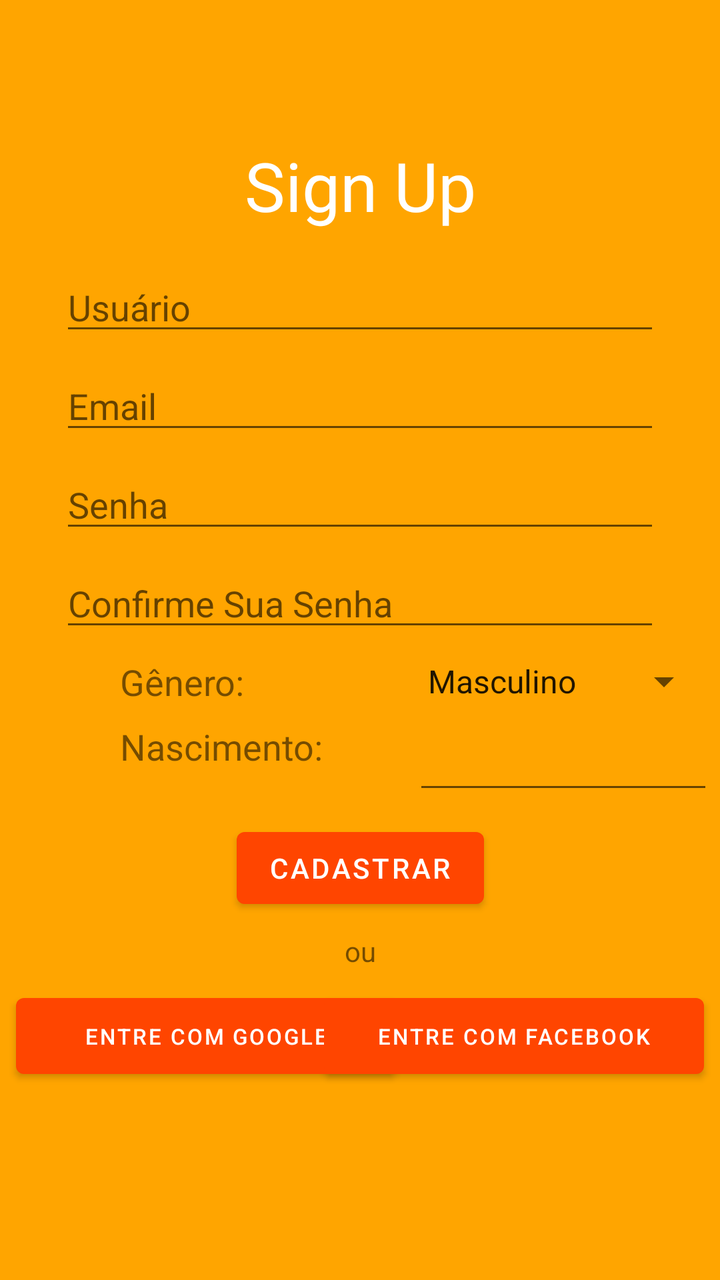
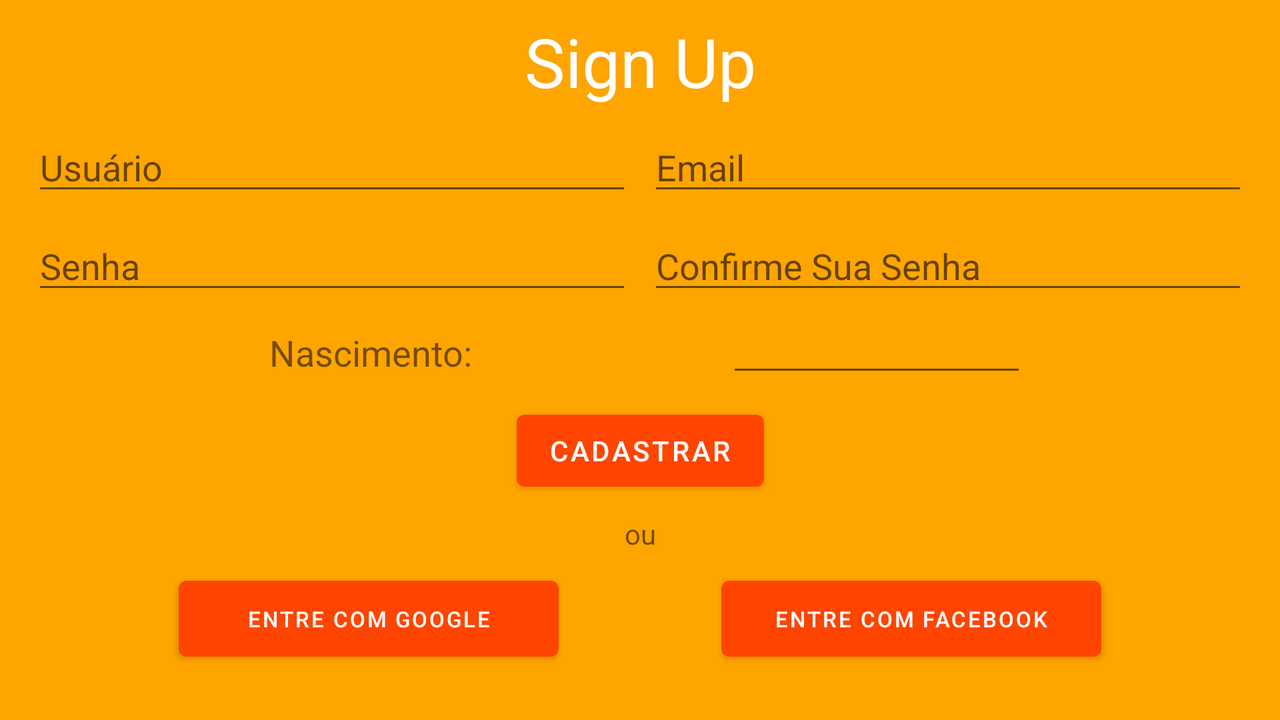

The same Android screen from two of the app's own layout files: first res/layout/ as a phone draws it, then the repository's variant for another configuration, drawn on a device whose configuration selects that folder. Both files follow.
<!-- AndroidManifest.xml: application theme Theme.Kaio -->
<!-- res/layout/activity_sign_up.xml -->
<?xml version="1.0" encoding="utf-8"?>
<androidx.constraintlayout.widget.ConstraintLayout xmlns:android="http://schemas.android.com/apk/res/android"
    xmlns:app="http://schemas.android.com/apk/res-auto"
    xmlns:tools="http://schemas.android.com/tools"
    android:layout_width="match_parent"
    android:layout_height="match_parent"
    android:background="#FFA500"
    tools:context=".SignUpActivity">

    <TextView
        android:id="@+id/textView3"
        android:layout_width="wrap_content"
        android:layout_height="wrap_content"
        android:layout_marginLeft="8dp"
        android:layout_marginTop="70dp"
        android:layout_marginRight="8dp"
        android:text="Sign Up"
        android:textColor="@color/white"
        android:textSize="34sp"
        app:layout_constraintLeft_toLeftOf="parent"
        app:layout_constraintRight_toRightOf="parent"
        app:layout_constraintTop_toTopOf="parent" />

    <EditText
        android:id="@+id/editTextTextPersonName2"
        android:layout_width="300dp"
        android:layout_height="wrap_content"
        android:layout_marginStart="8dp"
        android:layout_marginLeft="8dp"
        android:layout_marginTop="16dp"
        android:layout_marginEnd="8dp"
        android:layout_marginRight="8dp"
        android:ems="10"
        android:hint="Usuário"
        android:inputType="textPersonName"
        app:layout_constraintEnd_toEndOf="parent"
        app:layout_constraintStart_toStartOf="parent"
        app:layout_constraintTop_toBottomOf="@+id/textView3" />

    <EditText
        android:id="@+id/editTextTextEmailAddress3"
        android:layout_width="300dp"
        android:layout_height="wrap_content"
        android:layout_marginStart="8dp"
        android:layout_marginLeft="8dp"
        android:layout_marginTop="8dp"
        android:layout_marginEnd="8dp"
        android:layout_marginRight="8dp"
        android:ems="10"
        android:hint="Email"
        android:inputType="textEmailAddress"
        app:layout_constraintEnd_toEndOf="parent"
        app:layout_constraintStart_toStartOf="parent"
        app:layout_constraintTop_toBottomOf="@+id/editTextTextPersonName2" />

    <EditText
        android:id="@+id/editTextTextPassword2"
        android:layout_width="300dp"
        android:layout_height="wrap_content"
        android:layout_marginStart="8dp"
        android:layout_marginLeft="8dp"
        android:layout_marginTop="8dp"
        android:layout_marginEnd="8dp"
        android:layout_marginRight="8dp"
        android:ems="10"
        android:hint="Senha"
        android:inputType="textPassword"
        app:layout_constraintEnd_toEndOf="parent"
        app:layout_constraintStart_toStartOf="parent"
        app:layout_constraintTop_toBottomOf="@+id/editTextTextEmailAddress3" />

    <EditText
        android:id="@+id/editTextTextPassword3"
        android:layout_width="300dp"
        android:layout_height="wrap_content"
        android:layout_marginStart="8dp"
        android:layout_marginLeft="8dp"
        android:layout_marginTop="8dp"
        android:layout_marginEnd="8dp"
        android:layout_marginRight="8dp"
        android:ems="10"
        android:hint="Confirme Sua Senha"
        android:inputType="textPassword"
        app:layout_constraintEnd_toEndOf="parent"
        app:layout_constraintStart_toStartOf="parent"
        app:layout_constraintTop_toBottomOf="@+id/editTextTextPassword2" />

    <TextView
        android:id="@+id/textView4"
        android:layout_width="wrap_content"
        android:layout_height="wrap_content"
        android:layout_marginStart="60dp"
        android:layout_marginLeft="60dp"
        android:layout_marginTop="8dp"
        android:text="Nascimento:"
        android:textSize="18sp"
        app:layout_constraintStart_toStartOf="parent"
        app:layout_constraintTop_toBottomOf="@+id/textView6" />

    <TextView
        android:id="@+id/textView6"
        android:layout_width="126dp"
        android:layout_height="wrap_content"
        android:layout_marginStart="60dp"
        android:layout_marginLeft="60dp"
        android:layout_marginTop="8dp"
        android:text="Gênero:"
        android:textSize="18sp"
        app:layout_constraintStart_toStartOf="parent"
        app:layout_constraintTop_toBottomOf="@+id/editTextTextPassword3" />

    <Spinner
        android:id="@+id/spinner"
        android:layout_width="150dp"
        android:layout_height="wrap_content"
        android:layout_marginStart="20dp"
        android:layout_marginLeft="20dp"
        android:layout_marginTop="8dp"
        android:entries="@array/spinner_gereno"
        app:layout_constraintStart_toEndOf="@+id/textView6"
        app:layout_constraintTop_toBottomOf="@+id/editTextTextPassword3" />

    <Button
        android:id="@+id/btnCadastrarUp"
        android:layout_width="wrap_content"
        android:layout_height="wrap_content"
        android:layout_marginStart="8dp"
        android:layout_marginLeft="8dp"
        android:layout_marginTop="8dp"
        android:layout_marginEnd="8dp"
        android:layout_marginRight="8dp"
        android:text="Cadastrar"
        android:textColor="@color/white"
        app:layout_constraintEnd_toEndOf="parent"
        app:layout_constraintStart_toStartOf="parent"
        app:layout_constraintTop_toBottomOf="@+id/editTextDate" />

    <Button
        android:id="@+id/button4"
        android:layout_width="190dp"
        android:layout_height="50dp"
        android:layout_marginStart="8dp"
        android:layout_marginLeft="8dp"
        android:layout_marginTop="8dp"
        android:text="Entre com Google"
        android:textColor="@color/white"
        android:textSize="11sp"
        app:layout_constraintStart_toStartOf="parent"
        app:layout_constraintTop_toBottomOf="@+id/textView7" />

    <Button
        android:id="@+id/button5"
        android:layout_width="190dp"
        android:layout_height="50dp"
        android:layout_marginTop="8dp"
        android:layout_marginEnd="8dp"
        android:layout_marginRight="8dp"
        android:text="Entre com Facebook"
        android:textColor="@color/white"
        android:textSize="11sp"
        app:layout_constraintEnd_toEndOf="parent"
        app:layout_constraintTop_toBottomOf="@+id/textView7" />

    <TextView
        android:id="@+id/textView7"
        android:layout_width="wrap_content"
        android:layout_height="wrap_content"
        android:layout_marginStart="8dp"
        android:layout_marginLeft="8dp"
        android:layout_marginTop="8dp"
        android:layout_marginEnd="8dp"
        android:layout_marginRight="8dp"
        android:text="ou"
        app:layout_constraintEnd_toEndOf="parent"
        app:layout_constraintStart_toStartOf="parent"
        app:layout_constraintTop_toBottomOf="@+id/btnCadastrarUp" />

    <EditText
        android:id="@+id/editTextDate"
        android:layout_width="150dp"
        android:layout_height="wrap_content"
        android:layout_marginStart="45dp"
        android:layout_marginLeft="45dp"
        android:layout_marginTop="8dp"
        android:ems="10"
        android:inputType="date"
        app:layout_constraintStart_toEndOf="@+id/textView4"
        app:layout_constraintTop_toBottomOf="@+id/spinner" />

</androidx.constraintlayout.widget.ConstraintLayout>
<!-- resources referenced by this layout -->
<resources>
  <string-array name="spinner_gereno">
          <item>Masculino</item>
          <item>Feminino</item>
          <item>Prefiro não dizer</item>
      </string-array>
  <color name="white">#FFFFFFFF</color>
  <style name="Theme.Kaio" parent="Theme.MaterialComponents.DayNight.DarkActionBar">
          
          <item name="colorPrimary">@color/purple_500</item>
          <item name="colorPrimaryVariant">@color/purple_700</item>
          <item name="colorOnPrimary">@color/white</item>
          
          <item name="colorSecondary">@color/teal_200</item>
          <item name="colorSecondaryVariant">@color/teal_700</item>
          <item name="colorOnSecondary">@color/black</item>
          
          <item name="android:statusBarColor" tools:targetApi="l">?attr/colorPrimaryVariant</item>
          
      </style>
  <color name="purple_500">#FF4500</color>
  <color name="purple_700">#FF3700B3</color>
  <color name="teal_200">#FF03DAC5</color>
  <color name="teal_700">#FF018786</color>
  <color name="black">#000000</color>
</resources>
<!-- res/layout-land/activity_sign_up.xml (the repository's variant of the layout above) -->
<!-- drawn on the phone turned sideways -->
<?xml version="1.0" encoding="utf-8"?>
<androidx.constraintlayout.widget.ConstraintLayout xmlns:android="http://schemas.android.com/apk/res/android"
    xmlns:app="http://schemas.android.com/apk/res-auto"
    xmlns:tools="http://schemas.android.com/tools"
    android:layout_width="match_parent"
    android:layout_height="match_parent"
    android:background="#FFA500"
    tools:context=".SignUpActivity">

    <ScrollView
        android:layout_width="match_parent"
        android:layout_height="match_parent">

        <LinearLayout
            android:layout_width="match_parent"
            android:layout_height="wrap_content"
            android:orientation="vertical" >

            <androidx.constraintlayout.widget.ConstraintLayout
                android:layout_width="match_parent"
                android:layout_height="match_parent">

                <TextView
                    android:id="@+id/tvUp"
                    android:layout_width="wrap_content"
                    android:layout_height="wrap_content"
                    android:layout_marginLeft="8dp"
                    android:layout_marginTop="8dp"
                    android:layout_marginRight="8dp"
                    android:text="Sign Up"
                    android:textColor="@color/white"
                    android:textSize="34sp"
                    app:layout_constraintLeft_toLeftOf="parent"
                    app:layout_constraintRight_toRightOf="parent"
                    app:layout_constraintTop_toTopOf="parent" />

                <TextView
                    android:id="@+id/textView7"
                    android:layout_width="wrap_content"
                    android:layout_height="wrap_content"
                    android:layout_marginStart="8dp"
                    android:layout_marginLeft="8dp"
                    android:layout_marginTop="8dp"
                    android:layout_marginEnd="8dp"
                    android:layout_marginRight="8dp"
                    android:text="ou"
                    app:layout_constraintEnd_toEndOf="parent"
                    app:layout_constraintStart_toStartOf="parent"
                    app:layout_constraintTop_toBottomOf="@+id/btnCadastrarUp" />

                <TextView
                    android:id="@+id/tvNascUp"
                    android:layout_width="wrap_content"
                    android:layout_height="wrap_content"
                    android:layout_marginStart="8dp"
                    android:layout_marginLeft="8dp"
                    android:layout_marginTop="12dp"
                    android:text="Nascimento:"
                    android:textSize="18sp"
                    app:layout_constraintEnd_toStartOf="@+id/etDateUp"
                    app:layout_constraintHorizontal_bias="0.5"
                    app:layout_constraintStart_toStartOf="parent"
                    app:layout_constraintTop_toBottomOf="@+id/etCSenhaUp" />

                <Button
                    android:id="@+id/btnGoogleUp"
                    android:layout_width="190dp"
                    android:layout_height="50dp"
                    android:layout_marginStart="8dp"
                    android:layout_marginLeft="8dp"
                    android:layout_marginTop="8dp"
                    android:text="Entre com Google"
                    android:textColor="@color/white"
                    android:textSize="11sp"
                    app:layout_constraintEnd_toStartOf="@+id/btnFacebookUp"
                    app:layout_constraintHorizontal_bias="0.5"
                    app:layout_constraintStart_toStartOf="parent"
                    app:layout_constraintTop_toBottomOf="@+id/textView7" />

                <EditText
                    android:id="@+id/etSenhaUp"
                    android:layout_width="300dp"
                    android:layout_height="wrap_content"
                    android:layout_marginStart="8dp"
                    android:layout_marginLeft="8dp"
                    android:layout_marginTop="8dp"
                    android:ems="10"
                    android:hint="Senha"
                    android:inputType="textPassword"
                    app:layout_constraintEnd_toStartOf="@+id/etCSenhaUp"
                    app:layout_constraintHorizontal_bias="0.5"
                    app:layout_constraintStart_toStartOf="parent"
                    app:layout_constraintTop_toBottomOf="@+id/etUserUp" />

                <EditText
                    android:id="@+id/etDateUp"
                    android:layout_width="150dp"
                    android:layout_height="wrap_content"
                    android:ems="10"
                    android:inputType="date"
                    app:layout_constraintEnd_toEndOf="parent"
                    app:layout_constraintHorizontal_bias="0.5"
                    app:layout_constraintStart_toEndOf="@+id/tvNascUp"
                    app:layout_constraintTop_toBottomOf="@+id/etCSenhaUp" />

                <EditText
                    android:id="@+id/etCSenhaUp"
                    android:layout_width="300dp"
                    android:layout_height="wrap_content"
                    android:layout_marginTop="8dp"
                    android:layout_marginEnd="8dp"
                    android:layout_marginRight="8dp"
                    android:ems="10"
                    android:hint="Confirme Sua Senha"
                    android:inputType="textPassword"
                    app:layout_constraintEnd_toEndOf="parent"
                    app:layout_constraintHorizontal_bias="0.5"
                    app:layout_constraintStart_toEndOf="@+id/etSenhaUp"
                    app:layout_constraintTop_toBottomOf="@+id/etEmailUp" />

                <Button
                    android:id="@+id/btnCadastrarUp"
                    android:layout_width="wrap_content"
                    android:layout_height="wrap_content"
                    android:layout_marginStart="8dp"
                    android:layout_marginLeft="8dp"
                    android:layout_marginTop="8dp"
                    android:layout_marginEnd="8dp"
                    android:layout_marginRight="8dp"
                    android:text="Cadastrar"
                    android:textColor="@color/white"
                    app:layout_constraintEnd_toEndOf="parent"
                    app:layout_constraintStart_toStartOf="parent"
                    app:layout_constraintTop_toBottomOf="@+id/etDateUp" />

                <EditText
                    android:id="@+id/etUserUp"
                    android:layout_width="300dp"
                    android:layout_height="wrap_content"
                    android:layout_marginStart="8dp"
                    android:layout_marginLeft="8dp"
                    android:layout_marginTop="8dp"
                    android:ems="10"
                    android:hint="Usuário"
                    android:inputType="textPersonName"
                    app:layout_constraintEnd_toStartOf="@+id/etEmailUp"
                    app:layout_constraintHorizontal_bias="0.5"
                    app:layout_constraintStart_toStartOf="parent"
                    app:layout_constraintTop_toBottomOf="@+id/tvUp" />

                <EditText
                    android:id="@+id/etEmailUp"
                    android:layout_width="300dp"
                    android:layout_height="wrap_content"
                    android:layout_marginTop="8dp"
                    android:layout_marginEnd="8dp"
                    android:layout_marginRight="8dp"
                    android:ems="10"
                    android:hint="Email"
                    android:inputType="textEmailAddress"
                    app:layout_constraintEnd_toEndOf="parent"
                    app:layout_constraintHorizontal_bias="0.5"
                    app:layout_constraintStart_toEndOf="@+id/etUserUp"
                    app:layout_constraintTop_toBottomOf="@+id/tvUp" />

                <Button
                    android:id="@+id/btnFacebookUp"
                    android:layout_width="190dp"
                    android:layout_height="50dp"
                    android:layout_marginTop="8dp"
                    android:layout_marginEnd="8dp"
                    android:layout_marginRight="8dp"
                    android:text="Entre com Facebook"
                    android:textColor="@color/white"
                    android:textSize="11sp"
                    app:layout_constraintEnd_toEndOf="parent"
                    app:layout_constraintHorizontal_bias="0.5"
                    app:layout_constraintStart_toEndOf="@+id/btnGoogleUp"
                    app:layout_constraintTop_toBottomOf="@+id/textView7" />
            </androidx.constraintlayout.widget.ConstraintLayout>

        </LinearLayout>
    </ScrollView>

</androidx.constraintlayout.widget.ConstraintLayout>
<!-- resources referenced by the variant -->
<!-- as the phone turned sideways resolves them -->
<resources>
  <color name="white">#FFFFFFFF</color>
  <style name="Theme.Kaio" parent="Theme.MaterialComponents.DayNight.DarkActionBar">
          
          <item name="colorPrimary">@color/purple_500</item>
          <item name="colorPrimaryVariant">@color/purple_700</item>
          <item name="colorOnPrimary">@color/white</item>
          
          <item name="colorSecondary">@color/teal_200</item>
          <item name="colorSecondaryVariant">@color/teal_700</item>
          <item name="colorOnSecondary">@color/black</item>
          
          <item name="android:statusBarColor" tools:targetApi="l">?attr/colorPrimaryVariant</item>
          
      </style>
  <color name="purple_500">#FF4500</color>
  <color name="purple_700">#FF3700B3</color>
  <color name="teal_200">#FF03DAC5</color>
  <color name="teal_700">#FF018786</color>
  <color name="black">#000000</color>
</resources>
